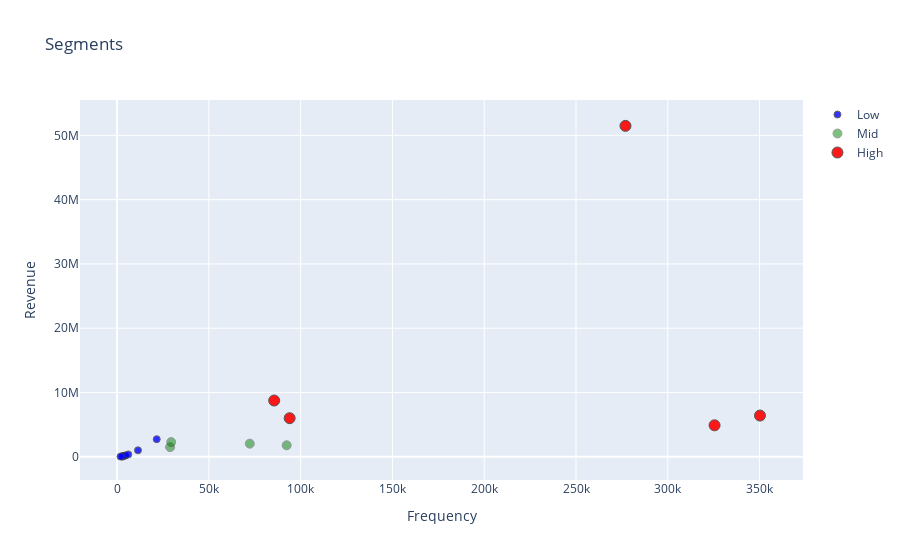
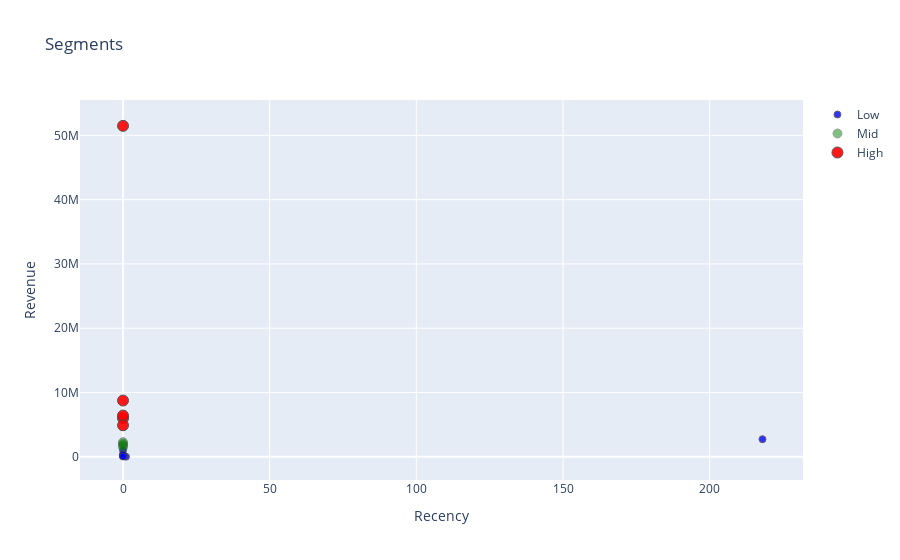
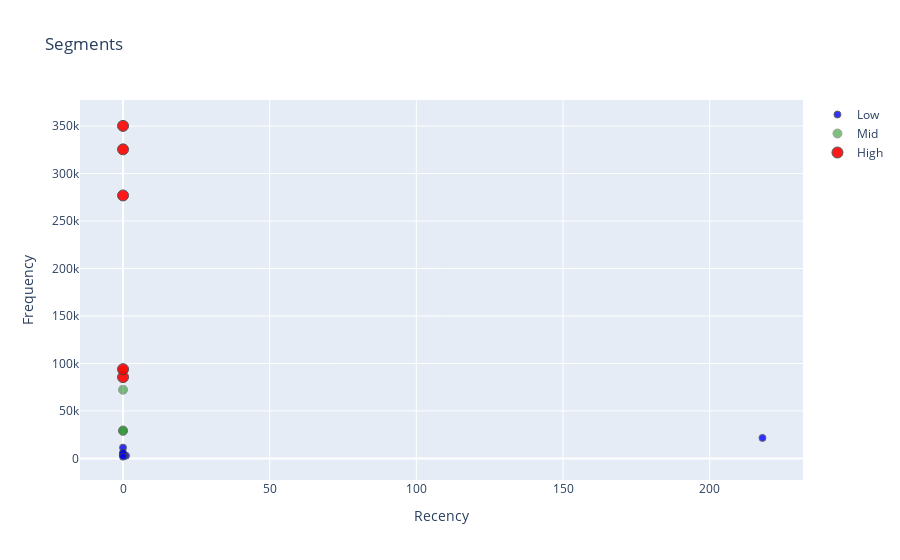

Source (notebook cell) for these figures, in order:
### Code cell
#Revenue vs Frequency
tx_graph = campaign
plot_data = [
    go.Scatter(
        x=tx_graph.query("Segment == 'Low-Value'")['Frequency'],
        y=tx_graph.query("Segment == 'Low-Value'")['revenue_local'],
        mode='markers',
        name='Low',
        marker= dict(size= 7,
            line= dict(width=1),
            color= 'blue',
            opacity= 0.8
           )
    ),
        go.Scatter(
        x=tx_graph.query("Segment == 'Mid-Value'")['Frequency'],
        y=tx_graph.query("Segment == 'Mid-Value'")['revenue_local'],
        mode='markers',
        name='Mid',
        marker= dict(size= 9,
            line= dict(width=1),
            color= 'green',
            opacity= 0.5
           )
    ),
        go.Scatter(
        x=tx_graph.query("Segment == 'High-Value'")['Frequency'],
        y=tx_graph.query("Segment == 'High-Value'")['revenue_local'],
        mode='markers',
        name='High',
        marker= dict(size= 11,
            line= dict(width=1),
            color= 'red',
            opacity= 0.9
           )
    ),
]

plot_layout = go.Layout(
        yaxis= {'title': "Revenue"},
        xaxis= {'title': "Frequency"},
        title='Segments'
    )
fig = go.Figure(data=plot_data, layout=plot_layout)
pyoff.iplot(fig)

#Revenue Recency



plot_data = [
    go.Scatter(
        x=tx_graph.query("Segment == 'Low-Value'")['Recency'],
        y=tx_graph.query("Segment == 'Low-Value'")['revenue_local'],
        mode='markers',
        name='Low',
        marker= dict(size= 7,
            line= dict(width=1),
            color= 'blue',
            opacity= 0.8
           )
    ),
        go.Scatter(
        x=tx_graph.query("Segment == 'Mid-Value'")['Recency'],
        y=tx_graph.query("Segment == 'Mid-Value'")['revenue_local'],
        mode='markers',
        name='Mid',
        marker= dict(size= 9,
            line= dict(width=1),
            color= 'green',
            opacity= 0.5
           )
    ),
        go.Scatter(
        x=tx_graph.query("Segment == 'High-Value'")['Recency'],
        y=tx_graph.query("Segment == 'High-Value'")['revenue_local'],
        mode='markers',
        name='High',
        marker= dict(size= 11,
            line= dict(width=1),
            color= 'red',
            opacity= 0.9
           )
    ),
]

plot_layout = go.Layout(
        yaxis= {'title': "Revenue"},
        xaxis= {'title': "Recency"},
        title='Segments'
    )
fig = go.Figure(data=plot_data, layout=plot_layout)
pyoff.iplot(fig)

# Revenue vs Frequency


plot_data = [
    go.Scatter(
        x=tx_graph.query("Segment == 'Low-Value'")['Recency'],
        y=tx_graph.query("Segment == 'Low-Value'")['Frequency'],
        mode='markers',
        name='Low',
        marker= dict(size= 7,
            line= dict(width=1),
            color= 'blue',
            opacity= 0.8
           )
    ),
        go.Scatter(
        x=tx_graph.query("Segment == 'Mid-Value'")['Recency'],
        y=tx_graph.query("Segment == 'Mid-Value'")['Frequency'],
        mode='markers',
        name='Mid',
        marker= dict(size= 9,
            line= dict(width=1),
            color= 'green',
            opacity= 0.5
           )
    ),
        go.Scatter(
        x=tx_graph.query("Segment == 'High-Value'")['Recency'],
        y=tx_graph.query("Segment == 'High-Value'")['Frequency'],
        mode='markers',
        name='High',
        marker= dict(size= 11,
            line= dict(width=1),
            color= 'red',
            opacity= 0.9
           )
    ),
]

plot_layout = go.Layout(
        yaxis= {'title': "Frequency"},
        xaxis= {'title': "Recency"},
        title='Segments'
    )
fig = go.Figure(data=plot_data, layout=plot_layout)
pyoff.iplot(fig)

### Figure 1 — Plotly figure (JSON) as saved in the notebook; plotly's stock layout.template omitted (floating-point values rounded to 4 significant figures)
{"data": [{"marker": {"color": "blue", "line": {"width": 1}, "opacity": 0.8, "size": 7}, "mode": "markers", "name": "Low", "type": "scatter", "x": [21599, 4338, 2860, 3286, 4311, 11386, 6091, 1878], "y": [2731951, 174310, 23288, 145865, 190717, 1004000.0, 364131, 36016]}, {"marker": {"color": "green", "line": {"width": 1}, "opacity": 0.5, "size": 9}, "mode": "markers", "name": "Mid", "type": "scatter", "x": [72291, 92376, 28888, 29473], "y": [2042386, 1789000.0, 1500988, 2280851]}, {"marker": {"color": "red", "line": {"width": 1}, "opacity": 0.9, "size": 11}, "mode": "markers", "name": "High", "type": "scatter", "x": [276949, 85583, 94011, 350218, 325478], "y": [51470000.0, 8750000.0, 6004000.0, 6413000.0, 4896000.0]}], "layout": {"title": {"text": "Segments"}, "xaxis": {"title": {"text": "Frequency"}}, "yaxis": {"title": {"text": "Revenue"}}}}

### Figure 2 — Plotly figure (JSON) as saved in the notebook; plotly's stock layout.template omitted (floating-point values rounded to 4 significant figures)
{"data": [{"marker": {"color": "blue", "line": {"width": 1}, "opacity": 0.8, "size": 7}, "mode": "markers", "name": "Low", "type": "scatter", "x": [218, 0, 1, 0, 0, 0, 0, 0], "y": [2731951, 174310, 23288, 145865, 190717, 1004000.0, 364131, 36016]}, {"marker": {"color": "green", "line": {"width": 1}, "opacity": 0.5, "size": 9}, "mode": "markers", "name": "Mid", "type": "scatter", "x": [0, 0, 0, 0], "y": [2042386, 1789000.0, 1500988, 2280851]}, {"marker": {"color": "red", "line": {"width": 1}, "opacity": 0.9, "size": 11}, "mode": "markers", "name": "High", "type": "scatter", "x": [0, 0, 0, 0, 0], "y": [51470000.0, 8750000.0, 6004000.0, 6413000.0, 4896000.0]}], "layout": {"title": {"text": "Segments"}, "xaxis": {"title": {"text": "Recency"}}, "yaxis": {"title": {"text": "Revenue"}}}}

### Figure 3 — Plotly figure (JSON) as saved in the notebook; plotly's stock layout.template omitted (floating-point values rounded to 4 significant figures)
{"data": [{"marker": {"color": "blue", "line": {"width": 1}, "opacity": 0.8, "size": 7}, "mode": "markers", "name": "Low", "type": "scatter", "x": [218, 0, 1, 0, 0, 0, 0, 0], "y": [21599, 4338, 2860, 3286, 4311, 11386, 6091, 1878]}, {"marker": {"color": "green", "line": {"width": 1}, "opacity": 0.5, "size": 9}, "mode": "markers", "name": "Mid", "type": "scatter", "x": [0, 0, 0, 0], "y": [72291, 92376, 28888, 29473]}, {"marker": {"color": "red", "line": {"width": 1}, "opacity": 0.9, "size": 11}, "mode": "markers", "name": "High", "type": "scatter", "x": [0, 0, 0, 0, 0], "y": [276949, 85583, 94011, 350218, 325478]}], "layout": {"title": {"text": "Segments"}, "xaxis": {"title": {"text": "Recency"}}, "yaxis": {"title": {"text": "Frequency"}}}}
